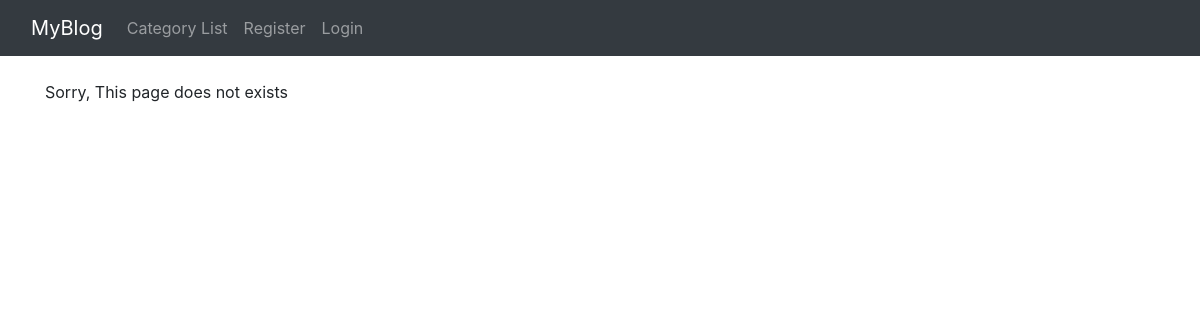
Before: /category/home/ with the older database file.
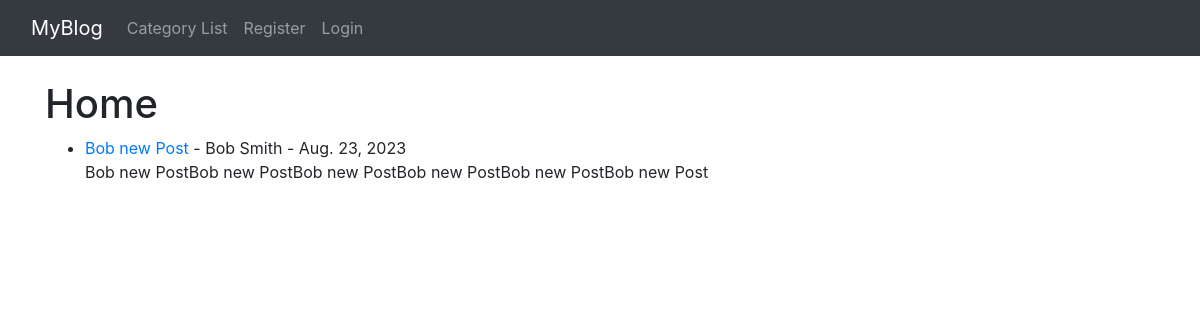
After: the same page with the newer database file.
### theblog/models.py (models this page shows, shortened)
class Post(models.Model):
    title = models.CharField(max_length=255)
    title_tag = models.CharField(max_length=255)
    title_tag = models.CharField(max_length=255)
    author = models.ForeignKey(User, on_delete=models.CASCADE)
    body = models.TextField()
    post_date = models.DateField(auto_now_add=True)
    category = models.CharField(max_length=255, default="coding")
    likes = models.ManyToManyField(User, related_name='blog_posts')

### theblog/views.py (the view)
def CategoryView(request, cats):
    category_posts = Post.objects.filter(category=cats.replace('-', ' '))
    return render(request, 'categories.html',
                  {'cats': cats.title().replace('-', ' '), 'category_posts': category_posts})

### theblog/templates/categories.html (shortened to what this page needs)
{% extends 'base.html' %}
{% block content %}
    {% if category_posts %}
    <h1>{{ cats }}</h1>
    <ul>
        {% for post in category_posts %}
            <li><a href="{% url 'article-detail' post.pk %}"> {{ post.title }}</a> - {{ post.author.first_name }} {{ post.author.last_name }} - {{ post.post_date }}
                <br/>
                {{ post.body|slice:"200"|safe }}
            </li>
        {% endfor %}
    </ul>
    {% else %}
        Sorry, This page does not exists
    {% endif %}
{% endblock %}

Changed rows visible on the page:
added Post: category "Home", title "Bob new Post", author.first_name "Bob", author.last_name "Smith", post_date "Aug. 23, 2023", body "Bob new PostBob new PostBob new PostBob new PostBob new PostBob new Post"
Other visible differences:
text no longer shown: "Sorry, This page does not exists"
